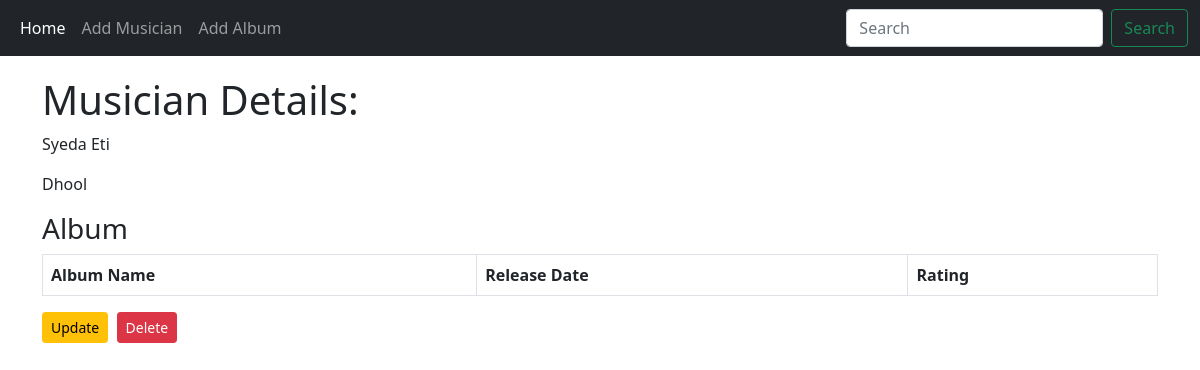
Screenshot of /musician_details/5/ with the database file from the repository.
### first_app/models.py (models this page shows, shortened)
class Musician(models.Model):
    first_name = models.CharField(max_length=50)
    last_name = models.CharField(max_length=50)
    instrument =models.CharField(max_length=100)

### first_app/views.py (the view)
# urls.py: path('musician_details/<pk>/', views.MusicianDetails.as_view(), name='musician_details'),
class MusicianDetails(DetailView):
    context_object_name = 'musician'
    model = models.Musician
    template_name = 'first_app/musician_details.html'

### first_app/templates/first_app/musician_details.html (shortened to what this page needs)
{% extends 'first_app/base.html' %}
{% block body_block %}
<h1>Musician Details:</h1>
<p>{{musician.first_name}} {{musician.last_name}}</p>
<p>{{musician.instrument}}</p>
<h3>Album</h3>
<table class="table table-bordered">
    <tr>
        <th>Album Name</th>
        <th>Release Date</th>
        <th>Rating</th>
    </tr>
<table>
<a href="{% url 'first_app:musician_update' pk=musician.pk  %}" class = "btn btn-warning btn-sm">Update</a>&nbsp
<a href="{% url 'first_app:delete_musician' pk=musician.pk  %}" class = "btn btn-danger btn-sm">Delete</a>
{% endblock  %}

### rows the page displays
Musician: first_name "Syeda", last_name "Eti", instrument "Dhool"
